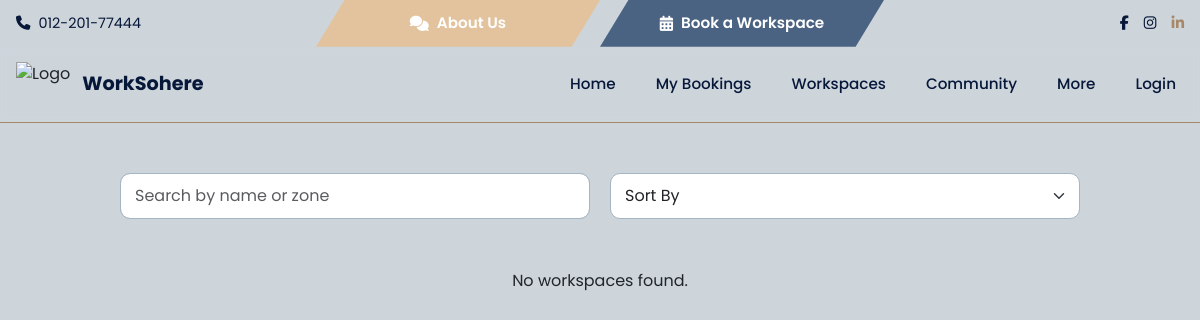
Before: /workspaces_list.php with the older database file.
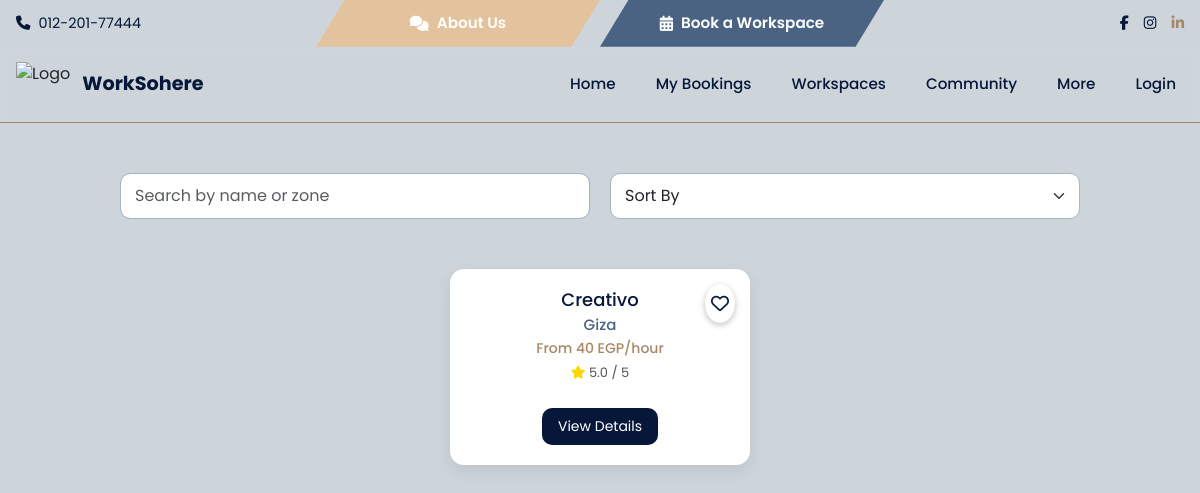
After: the same page with the newer database file.
### tables this page shows
CREATE TABLE `workspaces` (
  `workspace_id` int(11) NOT NULL,
  `user_id` int(11) NOT NULL,
  `name` varchar(255) NOT NULL,
  `location` varchar(255) NOT NULL,
  `description` longtext DEFAULT NULL,
  `price/hr` float DEFAULT NULL,
  `zone_id` int(11) NOT NULL,
  `created_at` timestamp NOT NULL DEFAULT current_timestamp(),
  `Availability` tinyint(4) NOT NULL DEFAULT 1,
  `latitude` float(10,6) NOT NULL,
  `longitude` float(10,6) NOT NULL
);

CREATE TABLE `zone` (
  `zone_id` int(11) NOT NULL,
  `zone_name` varchar(255) NOT NULL
);

### workspaces_list.php (the view, shortened to what this page needs)
<?php
include "nav.php";
$order_by = "workspaces.workspace_id";
$select_ws = "SELECT workspaces.*,
                     zone.zone_name,
                     rooms.images,
                     COALESCE(AVG(reviews.rating), 0) AS avg_rating,
                     MIN(rooms.`p/hr`) AS starting_price
              FROM `workspaces`
              JOIN `rooms` ON `workspaces`.`workspace_id` = `rooms`.`workspace_id`
              LEFT JOIN `zone` ON `workspaces`.`zone_id` = `zone`.`zone_id`
              LEFT JOIN `bookings` ON `rooms`.`room_id` = `bookings`.`room_id`
              LEFT JOIN `reviews` ON `bookings`.`booking_id` = `reviews`.`booking_id`
              WHERE `Availability`=2
              GROUP BY workspaces.workspace_id
              ORDER BY $order_by";
$run_select_ws = mysqli_query($connect, $select_ws);
$run_select_search = null;
?>
<!DOCTYPE html>
<html lang="en">
<head>
  <link href="https://cdn.jsdelivr.net/npm/bootstrap@5.3.0/dist/css/bootstrap.min.css" rel="stylesheet">
  <link href="https://cdnjs.cloudflare.com/ajax/libs/font-awesome/6.4.2/css/all.min.css" rel="stylesheet">
</head>
<body>
<div class="search-sort-container">
  <form method="post">
    <input type="text" id="searchText" name="text" class="form-control" placeholder="Search by name or zone">
  </form>
  <form method="post">
    <select name="sort" class="form-select" onchange="this.form.submit()">
      <option value="">Sort By</option>
    </select>
  </form>
</div>
<div class="container">
<?php
  $result_set = isset($_POST['search']) ? $run_select_search : $run_select_ws;
  if ($result_set && mysqli_num_rows($result_set) > 0) {
      foreach ($result_set as $index => $row) {
        $carouselId = "carousel" . $index;
        $is_favorite = false;
?>
  <div class="workspace-card" data-latitude="<?php echo $row['latitude']; ?>" data-longitude="<?php echo $row['longitude']; ?>">
    <div class="favorite-icon <?php echo $is_favorite ? 'active' : ''; ?>" onclick="toggleFavorite(this, <?php echo $row['workspace_id']; ?>)">
      <i class="<?php echo $is_favorite ? 'fa-solid' : 'fa-regular'; ?> fa-heart"></i>
    </div>
    <div id="<?php echo $carouselId; ?>" class="carousel slide">
      <button class="carousel-control-prev" type="button" data-bs-target="#<?php echo $carouselId; ?>" data-bs-slide="prev">
        <span class="carousel-control-prev-icon"></span>
      </button>
      <button class="carousel-control-next" type="button" data-bs-target="#<?php echo $carouselId; ?>" data-bs-slide="next">
        <span class="carousel-control-next-icon"></span>
      </button>
    </div>
    <div class="card-body">
      <h2><?php echo htmlspecialchars($row['name']); ?></h2>
      <h3><?php echo htmlspecialchars($row['zone_name']); ?></h3>
      <h4>From <?php echo htmlspecialchars($row['starting_price']); ?> EGP/hour</h4>
      <p class="rating"><i class="fas fa-star"></i> <?php echo number_format($row['avg_rating'], 1); ?> / 5</p>
      <a href="workspace_details.php?ws_id=<?php echo $row['workspace_id']; ?>" class="view-details">View Details</a>
    </div>
  </div>
<?php }} else echo "<p class='text-center'>No workspaces found.</p>"; ?>
</div>
</body>
</html>

Changed rows visible on the page:
now on this page (row edited): workspaces: name "Creativo", zone.zone_name "Giza", starting_price "40", avg_rating "5.0"
Other visible differences:
text no longer shown: "No workspaces found."
